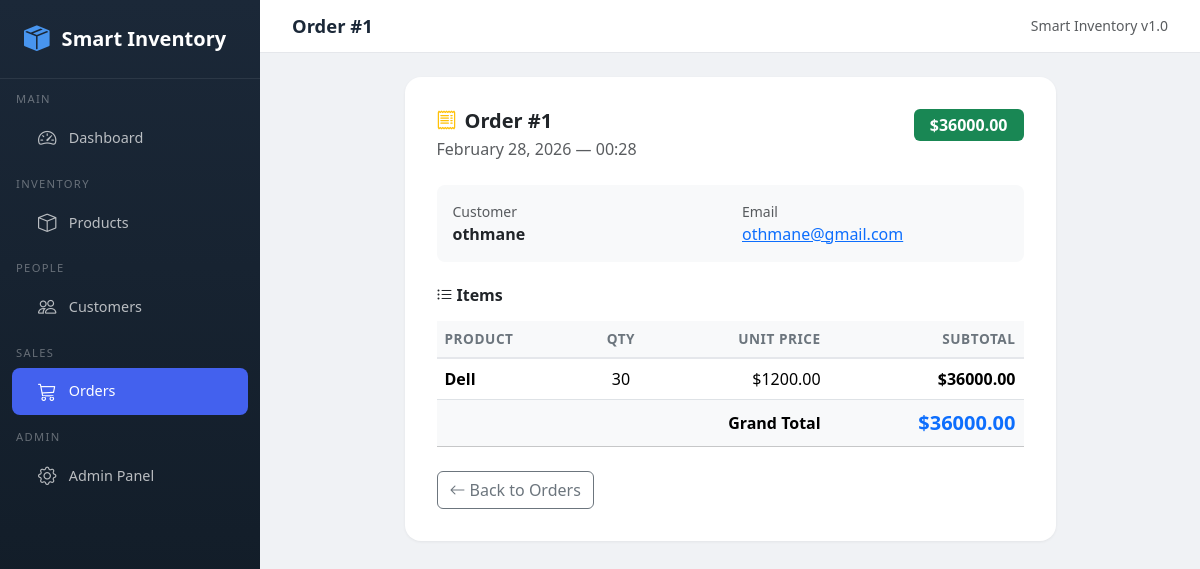
The app's page /orders/1/ with its own data.
### inventory/models.py (models this page shows, shortened)
class Order(models.Model):
    customer = models.ForeignKey(
        Customer, on_delete=models.CASCADE, related_name="orders"
    )
    order_date = models.DateTimeField(auto_now_add=True)
    created_at = models.DateTimeField(auto_now_add=True)
    class Meta:
        db_table = "orders"
        ordering = ["-order_date"]
    def calculate_total(self) -> float:
        return sum(item.get_subtotal() for item in self.items.all())

class OrderItem(models.Model):
    order = models.ForeignKey(
        Order, on_delete=models.CASCADE, related_name="items"
    )
    product = models.ForeignKey(
        Product, on_delete=models.RESTRICT, related_name="order_items"
    )
    quantity = models.PositiveIntegerField(validators=[MinValueValidator(1)])
    unit_price = models.DecimalField(max_digits=10, decimal_places=2)
    class Meta:
        db_table = "order_items"
    def get_subtotal(self) -> float:
        return float(self.unit_price) * self.quantity

class Customer(models.Model):
    name = models.CharField(max_length=200)
    email = models.EmailField(max_length=254, unique=True, validators=[EmailValidator()])
    created_at = models.DateTimeField(auto_now_add=True)
    updated_at = models.DateTimeField(auto_now=True)
    class Meta:
        db_table = "customers"
        ordering = ["name"]

class Product(models.Model):
    name = models.CharField(max_length=200)
    category = models.CharField(max_length=100)
    price = models.DecimalField(
        max_digits=10, decimal_places=2,
        validators=[MinValueValidator(0)],
    )
    quantity_in_stock = models.PositiveIntegerField(default=0)
    created_at = models.DateTimeField(auto_now_add=True)
    updated_at = models.DateTimeField(auto_now=True)
    class Meta:
        db_table = "products"
        ordering = ["name"]

### inventory/views.py (the view)
# urls.py: path("orders/<int:pk>/", views.order_detail, name="order_detail"),
def order_detail(request, pk):
    order = get_object_or_404(
        Order.objects.select_related("customer").prefetch_related("items__product"),
        pk=pk,
    )
    return render(request, "inventory/order_detail.html", {"order": order})

### templates/inventory/order_detail.html (shortened to what this page needs)
{% extends "base.html" %}
{% block page_title %}Order #{{ order.pk }}{% endblock %}
{% block content %}
<div class="content-section">
    <div class="row justify-content-center">
        <div class="col-lg-9">
            <div class="form-card">
                <div class="d-flex flex-wrap align-items-start justify-content-between mb-4">
                    <div>
                        <h5 class="fw-bold mb-1">
                            <i class="bi bi-receipt me-2 text-warning"></i>Order #{{ order.pk }}
                        </h5>
                        <p class="text-muted mb-0">{{ order.order_date|date:"F d, Y — H:i" }}</p>
                    </div>
                    <span class="badge bg-success fs-6 px-3 py-2">${{ order.calculate_total|floatformat:2 }}</span>
                </div>
                <div class="p-3 bg-light rounded-3 mb-4">
                    <div class="row">
                        <div class="col-sm-6">
                            <small class="text-muted d-block">Customer</small>
                            <span class="fw-semibold">{{ order.customer.name }}</span>
                        </div>
                        <div class="col-sm-6">
                            <small class="text-muted d-block">Email</small>
                            <a href="mailto:{{ order.customer.email }}">{{ order.customer.email }}</a>
                        </div>
                    </div>
                </div>
                <h6 class="fw-bold mb-3"><i class="bi bi-list-ul me-1"></i>Items</h6>
                <div class="table-responsive">
                    <table class="table align-middle mb-0">
                        <thead>
                            <tr>
                                <th>Product</th>
                                <th class="text-center">Qty</th>
                                <th class="text-end">Unit Price</th>
                                <th class="text-end">Subtotal</th>
                            </tr>
                        </thead>
                        <tbody>
                            {% for item in order.items.all %}
                            <tr>
                                <td class="fw-semibold">{{ item.product.name }}</td>
                                <td class="text-center">{{ item.quantity }}</td>
                                <td class="text-end">${{ item.unit_price|floatformat:2 }}</td>
                                <td class="text-end fw-semibold">${{ item.get_subtotal|floatformat:2 }}</td>
                            </tr>
                            {% endfor %}
                        </tbody>
                        <tfoot>
                            <tr class="table-light">
                                <td colspan="3" class="text-end fw-bold">Grand Total</td>
                                <td class="text-end fw-bold fs-5 text-primary">${{ order.calculate_total|floatformat:2 }}</td>
                            </tr>
                        </tfoot>
                    </table>
                </div>
                <div class="mt-4">
                    <a href="{% url 'order_list' %}" class="btn btn-outline-secondary">
                        <i class="bi bi-arrow-left me-1"></i>Back to Orders
                    </a>
                </div>
            </div>
        </div>
    </div>
</div>
{% endblock %}

### templates/base.html (shortened to what this page needs)
<!DOCTYPE html>
<html lang="en" data-bs-theme="light">
<head>
    <link href="https://cdn.jsdelivr.net/npm/bootstrap@5.3.2/dist/css/bootstrap.min.css"
          rel="stylesheet">
    <link href="https://cdn.jsdelivr.net/npm/bootstrap-icons@1.11.3/font/bootstrap-icons.min.css"
          rel="stylesheet">
</head>
<body>
<nav class="sidebar" id="sidebar">
    <div class="brand">
        <i class="bi bi-box-seam-fill"></i>
        <span>Smart Inventory</span>
    </div>
    <div class="nav-section">Main</div>
    <a href="{% url 'dashboard' %}"
       class="nav-link {% if request.resolver_match.url_name == 'dashboard' %}active{% endif %}">
        <i class="bi bi-speedometer2"></i> Dashboard
    </a>
    <div class="nav-section">Inventory</div>
    <a href="{% url 'product_list' %}"
       class="nav-link {% if 'product' in request.resolver_match.url_name %}active{% endif %}">
        <i class="bi bi-box"></i> Products
    </a>
    <div class="nav-section">People</div>
    <a href="{% url 'customer_list' %}"
       class="nav-link {% if 'customer' in request.resolver_match.url_name %}active{% endif %}">
        <i class="bi bi-people"></i> Customers
    </a>
    <div class="nav-section">Sales</div>
    <a href="{% url 'order_list' %}"
       class="nav-link {% if 'order' in request.resolver_match.url_name %}active{% endif %}">
        <i class="bi bi-cart3"></i> Orders
    </a>
    <div class="nav-section">Admin</div>
    <a href="{% url 'admin:index' %}" class="nav-link">
        <i class="bi bi-gear"></i> Admin Panel
    </a>
</nav>
<div class="main-content">
    <div class="top-bar">
        <div class="d-flex align-items-center gap-3">
            <span class="page-title">{% block page_title %}Dashboard{% endblock %}</span>
        </div>
        <div class="d-flex align-items-center gap-2">
            <span class="text-muted small">Smart Inventory v1.0</span>
        </div>
    </div>
    {% block content %}{% endblock %}
</div>
</body>
</html>

### templates/base.html (style rules this page uses)
:root { --si-primary: #4361ee; --si-secondary: #3f37c9; --si-accent: #4895ef; --si-success: #06d6a0; --si-warning: #ffd166; --si-danger: #ef476f; --si-dark: #1b2838; --si-sidebar-width: 260px; }
body { font-family: 'Segoe UI', system-ui, -apple-system, sans-serif; background: #f0f2f5; min-height: 100vh; }
.sidebar { position: fixed; top: 0; left: 0; width: var(--si-sidebar-width); height: 100vh; background: linear-gradient(180deg, var(--si-dark) 0%, #0f1923 100%); padding: 0; z-index: 1030; overflow-y: auto; transition: transform .3s; }
.sidebar .brand { display: flex; align-items: center; gap: .75rem; padding: 1.25rem 1.5rem; color: #fff; font-size: 1.25rem; font-weight: 700; border-bottom: 1px solid rgba(255,255,255,.08); }
.sidebar .brand i { font-size: 1.6rem; color: var(--si-accent); }
.sidebar .nav-section { padding: .75rem 1rem .25rem; font-size: .7rem; text-transform: uppercase; letter-spacing: .12em; color: rgba(255,255,255,.35); }
.sidebar .nav-link { display: flex; align-items: center; gap: .65rem; padding: .6rem 1.5rem; color: rgba(255,255,255,.7); font-size: .9rem; border-radius: .5rem; margin: .15rem .75rem; transition: all .2s; }
.sidebar .nav-link:hover, .sidebar .nav-link.active { background: rgba(255,255,255,.1); color: #fff; }
.sidebar .nav-link.active { background: var(--si-primary); }
.sidebar .nav-link i { font-size: 1.15rem; width: 1.4rem; text-align: center; }
.main-content { margin-left: var(--si-sidebar-width); min-height: 100vh; }
.top-bar { background: #fff; padding: .75rem 2rem; border-bottom: 1px solid #e5e7eb; display: flex; align-items: center; justify-content: space-between; position: sticky; top: 0; z-index: 1020; }
.top-bar .page-title { font-size: 1.15rem; font-weight: 600; color: var(--si-dark); }
.content-section { padding: 1.5rem 2rem; }
.table thead th { background: #f8f9fa; font-weight: 600; font-size: .85rem; text-transform: uppercase; letter-spacing: .04em; color: #6c757d; border-bottom: 2px solid #e5e7eb; }
.form-card { background: #fff; border-radius: 1rem; padding: 2rem; box-shadow: 0 1px 3px rgba(0,0,0,.06); }

### records on screen
Order: pk "1", order_date "February 28, 2026 — 00:28", calculate_total "36000.00", customer.name "othmane", customer.email "othmane@gmail.com"
OrderItem: product.name "Dell", quantity "30", unit_price "1200.00", get_subtotal "36000.00"
